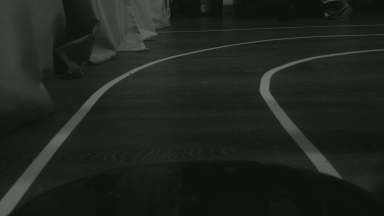
#> input picture pictures/2018-01-19 17:56:21.948840.jpg, 384 x 216 px, found by its file name; its folder holds only this picture in this run
$ python AngleDetection.py
#> lines starting #> are read from the running program, lines starting #| are printed output that depends on the picture; after the words box and inside, x2 and y2 are one past the last pixel; in counts of white or black regions, pixels touching at a corner belong together
# Angle detection with OpenCV

import cv2
import numpy as np

from os import listdir
from os.path import isfile, join, dirname, realpath


def draw_lines(img, lines, color=[0, 0, 255], thickness=15):
    """
    :param img: The image used as background of the lines
    :param lines: The lines to be displayed
    :param color: Line color
    :param thickness: Line thickness
    :return: nothing
    """
    if lines is None or len(lines) < 1:
        return

    for line in lines:
        for x1, y1, x2, y2 in line:
            cv2.line(img, (x1, y1), (x2, y2), color, thickness)


def region_of_interest(img, vertices):
    """
    :param img: The image to process
    :param vertices: The vertices that describe the displayed area
    :return: The masked image
    """
    mask = np.zeros_like(img)

    if len(img.shape) > 2:
        channel_count = img.shape[2]
        ignore_mask_color = (255,) * channel_count
    else:
        ignore_mask_color = 255

    cv2.fillPoly(mask, vertices, ignore_mask_color)
    masked_image = cv2.bitwise_and(img, mask)

    return masked_image


def hough_lines(img, rho, theta, threshold, min_line_len, max_line_gap):
    """
    :param img: The image to process
    :param rho: Rho parameter of the HoughLinesP function
    :param theta: Theta parameter of the HoughLinesP function
    :param threshold: Threshold parameter of the HoughLinesP function
    :param min_line_len: MinLineLength parameter of the HoughLinesP function
    :param max_line_gap: MaxLineGap parameter of the HoughLinesP function
    :return: Processed image
    """
    lines = cv2.HoughLinesP(img, rho, theta, threshold, np.array([]), minLineLength=min_line_len, maxLineGap=max_line_gap)
    line_img = np.zeros((img.shape[0], img.shape[1], 3), dtype=np.uint8)
    draw_lines(line_img, lines)

    return line_img


def weighted_img(img, initial_img, alpha=0.8, beta=1.0, gamma=0.0):
    """
    :param img:The image to process
    :param initial_img: The image to process
    :param alpha:Weight alpha
    :param beta:Weight beta
    :param gamma:Weight gamma
    :return:Processed image
    """
    return cv2.addWeighted(initial_img, alpha, img, beta, gamma)


def main():
    """
    :return: Nothing
    """
    dir_path = dirname(realpath(__file__))
    path = dir_path+"\\..\\pictures"
    left_ignore_perc = 13
    right_ignore_perc = 13
    top_ignore_perc = 40
    bottom_ignore_perc = 0

    left_im = 100 / left_ignore_perc if left_ignore_perc > 0 else float("inf")
    right_im = 100 / right_ignore_perc if right_ignore_perc > 0 else float("inf")
    top_im = 100 / top_ignore_perc if top_ignore_perc > 0 else float("inf")
    bottom_im = 100 / bottom_ignore_perc if bottom_ignore_perc > 0 else float("inf")

    for f in listdir(path):
        filepath = join(path, f)

        if isfile(filepath):
            image = cv2.resize(cv2.imread(filepath), (0, 0), fx=0.5, fy=0.5)

            # ignore the unnecesarry partitions
            imshape = image.shape
#> imshape = (108, 192, 3)
            lower_left = [imshape[1] / left_im, imshape[0]-imshape[0] / bottom_im]
#> lower_left = [24.96, 108]
            lower_right = [imshape[1] - imshape[1] / right_im, imshape[0]-imshape[0] / bottom_im]
#> lower_right = [167, 108]
            top_left = [imshape[1] / left_im, imshape[0] / top_im]
#> top_left = [24.96, 43.2]
            top_right = [imshape[1] - imshape[1] / right_im, imshape[0] / top_im]
#> top_right = [167, 43.2]
            vertices = [np.array([lower_left, top_left, top_right, lower_right], dtype=np.int32)]
            roi_image = region_of_interest(image, vertices)
#> in region_of_interest, `cv2.fillPoly(mask, vertices, ignore_mask_color)`:
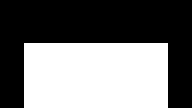
#> mask: shape (108, 192, 3); 45.1% white; 1 white region, box (x1, y1, x2, y2) and area: (24, 43, 168, 108) 9360
#> in region_of_interest, `masked_image = cv2.bitwise_and(img, mask)`:
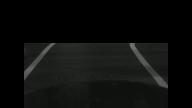
#> masked_image: shape (108, 192, 3); mean B, G, R 12.3, 13.6, 12.7

            # get a grayscale image for white recognition
            gray_image = cv2.cvtColor(roi_image, cv2.COLOR_BGR2GRAY)

            # get a HSV image for yellow recognition
            hsv_image = cv2.cvtColor(roi_image, cv2.COLOR_BGR2HSV)
#> hsv_image: shape (108, 192, 3); mean H, S, V 22.6, 13.2, 13.6

            lower_yellow = np.array([20, 100, 100])
            upper_yellow = np.array([30, 255, 255])

            mask_yellow = cv2.inRange(hsv_image, lower_yellow, upper_yellow)
#> mask_yellow: shape (108, 192); every value is 0
            mask_white = cv2.inRange(gray_image, 180, 255)

            # unite the masks
            mask_yw = cv2.bitwise_or(mask_white, mask_yellow)
            mask_yw_image = cv2.bitwise_and(gray_image, mask_yw)

            # apply a blur, to correct image noises
            kernel_size = 27
            gauss_gray = cv2.GaussianBlur(mask_yw_image, (kernel_size, kernel_size),0)

            # detect the edges
            low_threshold = 50
            high_threshold = 150
            canny_edges = cv2.Canny(gauss_gray, low_threshold, high_threshold)

            rho = 2
            theta = np.pi / 180

            threshold = 20
            min_line_len = 30
            max_line_gap = 100

            line_image = hough_lines(canny_edges, rho, theta, threshold, min_line_len, max_line_gap)
#> in hough_lines, `lines = cv2.HoughLinesP(img, rho, theta, threshold, np.array([]), minL..`: lines = None
#> in hough_lines, `draw_lines(line_img, lines)`: line_img: shape (108, 192, 3); every value is 0
            result = weighted_img(line_image, image)

            result = cv2.resize(result, (0, 0), fx=0.4, fy=0.4)
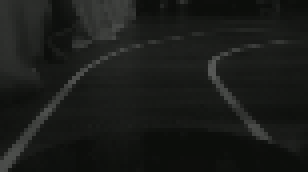
#> result: shape (43, 77, 3) (shown 4 times larger); mean of channels 0, 1, 2 25.3, 27.7, 26.1; drawn as B, G, R
            mask_yw_image = cv2.resize(mask_yw_image, (0, 0), fx=0.4, fy=0.4)
#> mask_yw_image: shape (43, 77); every value is 0
            cv2.imshow('image', result)
            cv2.imshow('gray image', mask_yw_image)
            cv2.waitKey(0)
            cv2.destroyAllWindows()

if __name__=="__main__":
    main()

$ run again, on pictures/2018-01-19 17:56:24.674957.jpg
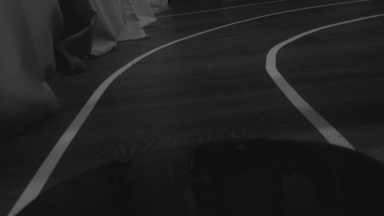
#> input picture pictures/2018-01-19 17:56:24.674957.jpg, 384 x 216 px, found by its file name
#> mask: shape (108, 192, 3); 45.1% white; 1 white region, box (x1, y1, x2, y2) and area: (24, 43, 168, 108) 9360
#> in region_of_interest, `masked_image = cv2.bitwise_and(img, mask)`:
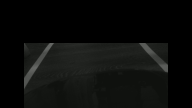
#> masked_image: shape (108, 192, 3); mean B, G, R 11.3, 12.7, 11.8
#> hsv_image: shape (108, 192, 3); mean H, S, V 22.6, 14.2, 12.7
#> mask_yellow: shape (108, 192); every value is 0
#> lines = None
#> line_img: shape (108, 192, 3); every value is 0
#> in main, `result = cv2.resize(result, (0, 0), fx=0.4, fy=0.4)`:
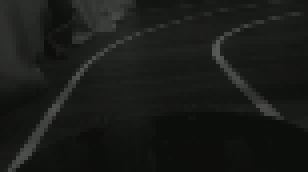
#> result: shape (43, 77, 3) (shown 4 times larger); mean of channels 0, 1, 2 24.5, 27, 25.3; drawn as B, G, R
#> mask_yw_image: shape (43, 77); every value is 0

$ run again, on pictures/2018-01-19 17:56:26.879483.jpg
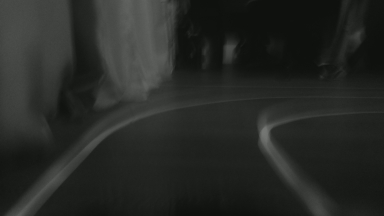
#> input picture pictures/2018-01-19 17:56:26.879483.jpg, 384 x 216 px, found by its file name
#> mask: shape (108, 192, 3); 45.1% white; 1 white region, box (x1, y1, x2, y2) and area: (24, 43, 168, 108) 9360
#> in region_of_interest, `masked_image = cv2.bitwise_and(img, mask)`:
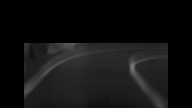
#> masked_image: shape (108, 192, 3); mean B, G, R 16.5, 17.8, 16.9
#> hsv_image: shape (108, 192, 3); mean H, S, V 22.6, 9.6, 17.8
#> mask_yellow: shape (108, 192); every value is 0
#> lines = None
#> line_img: shape (108, 192, 3); every value is 0
#> mask_yw_image: shape (43, 77); every value is 0
